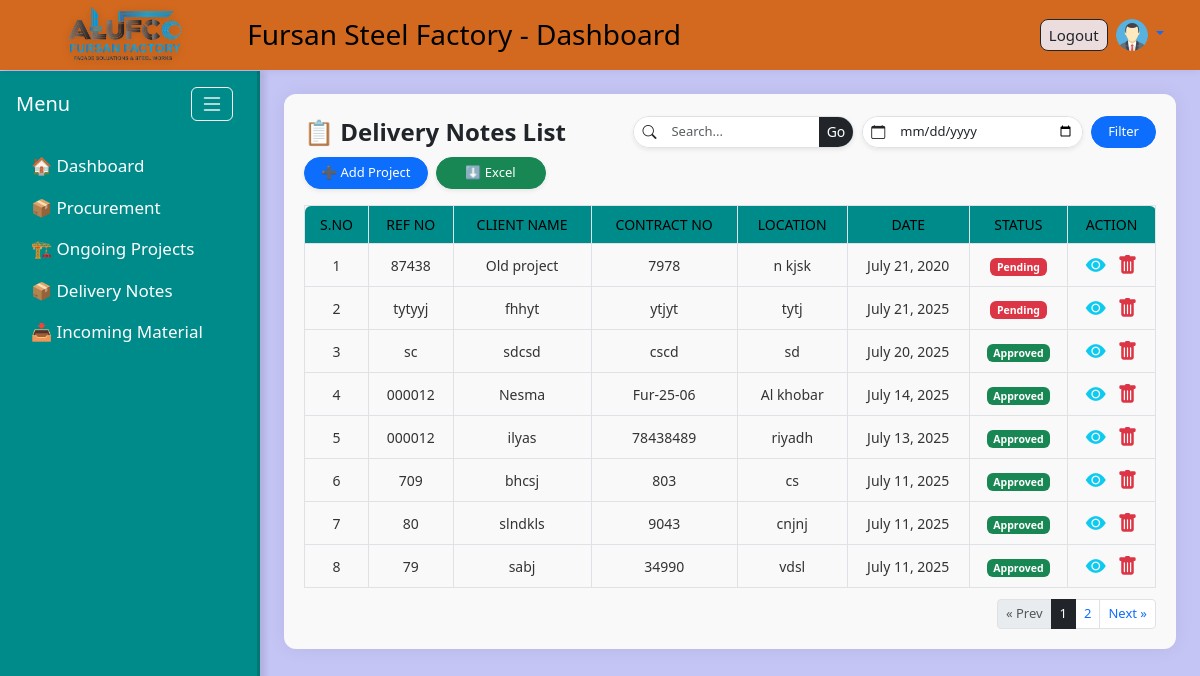
/delivery/ (signed in), run on an earlier commit of the app's database.
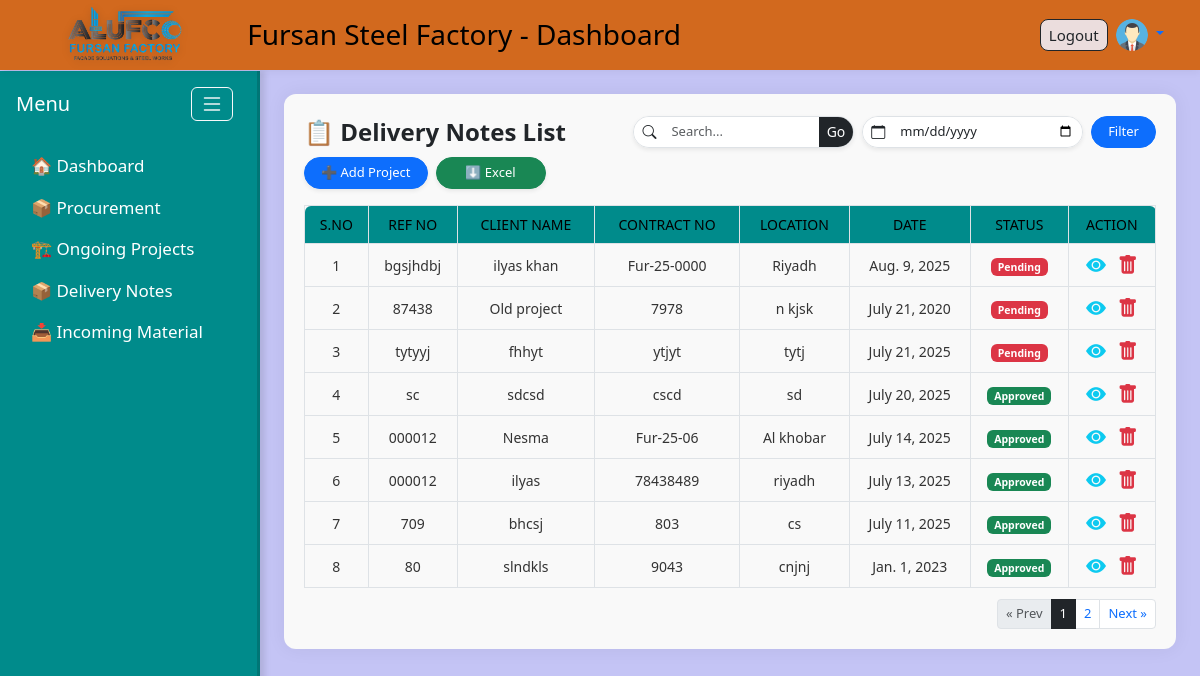
And on a later commit of the database.
### delivery_notes/models.py (models this page shows, shortened)
class DeliveryNote(models.Model):
    ref_number = models.CharField(max_length=100, blank=True, null=True)
    date = models.DateField()
    status = models.CharField(
        max_length=20,
        choices=[('Pending', 'Pending'), ('Approved', 'Approved')],
        default='Pending'
    )
    branch = models.CharField(max_length=100, default="Steel Department")
    client_name = models.CharField(max_length=255, blank=True)
    contract_no = models.CharField(max_length=255, blank=True)
    supply_to = models.CharField(max_length=255, blank=True)
    location = models.CharField(max_length=255, blank=True)
    pdf_file = models.FileField(upload_to='pdfs/', blank=True, null=True)

### delivery_notes/views.py (the view)
# urls.py: path('', views.list_delivery_notes, name='delivery_notes_list'),
@login_required
def list_delivery_notes(request):
    query = request.GET.get('q')
    filter_date = request.GET.get('date')  # ✅ New line
    notes_list = DeliveryNote.objects.all()
    if query:
        notes_list = notes_list.filter(
            Q(ref_number__icontains=query) |
            Q(client_name__icontains=query) |
            Q(contract_no__icontains=query)
        )
    if filter_date:
        date_obj = parse_date(filter_date)
        if date_obj:
            notes_list = notes_list.filter(date=date_obj)  # ✅ Assuming you have `date` field
    notes_list = notes_list.order_by('-id')  # Most recent first
    paginator = Paginator(notes_list, 8)
    page_number = request.GET.get('page')
    notes = paginator.get_page(page_number)
    return render(request, 'delivery_notes/list.html', {
        'notes': notes,
        'query': query,
        'filter_date': filter_date,
    })

### templates/delivery_notes/list.html (shortened to what the changed rows need)
{% extends 'base.html' %}
{% block content %}
<div class="list-wrapper">
    <table class="table table-bordered rounded table-hover delivery-details-table">
        <thead class="table-darkcyan">
            <tr>
                <th>S.No</th>
                <th>Ref No</th>
                <th>Client Name</th>
                <th>Contract No</th>
                <th>Location</th>
                <th>Date</th>
                <th>Status</th>
                <th class="text-center">Action</th>
            </tr>
        </thead>
        <tbody>
        {% for note in notes %}
            <tr>
                <td>{{ forloop.counter0|add:notes.start_index }}</td>
                <td>{{ note.ref_number }}</td>
                <td>{{ note.client_name }}</td>
                <td>{{ note.contract_no }}</td>
                <td>{{ note.location }}</td>
                <td>{{ note.date }}</td>
                <td>
                    {% if note.status == 'Pending' %}
                        <span class="badge bg-danger">Pending</span>
                    {% else %}
                        <span class="badge bg-success">Approved</span>
                    {% endif %}
                </td>
                <td class="text-center">
                    <a href="{% url 'view_delivery_note' note.id %}" class="text-info text-decoration-none me-2">
                        <i class="bi bi-eye-fill fs-5"></i>
                    </a>
                    <a href="{% url 'delete_delivery_note' note.id %}"
                    onclick="return confirm('Are you sure you want to delete this item?')"
                    class="text-decoration-none">
                        <i class="bi bi-trash-fill text-danger fs-5"></i>
                    </a>
                </td>
            </tr>
        {% empty %}
            <tr>
                <td colspan="8" class="text-center text-muted">No records found.</td>
            </tr>
        {% endfor %}
        </tbody>
    </table>
{% if notes.has_other_pages %}
<nav aria-label="Page navigation" class="d-flex justify-content-end" style="margin-top: -20px;">
    <ul class="pagination justify-content-end pagination-sm" style="margin-bottom: 0;">
        {% for num in notes.paginator.page_range %}
            {% if num >= notes.number|add:-4 and num <= notes.number|add:3 %}
                {% if notes.number == num %}
                    <li class="page-item active">
                        <span class="page-link px-2 py-1 bg-dark text-white border-dark">{{ num }}</span>
                    </li>
                {% else %}
                    <li class="page-item">
                        <a class="page-link px-2 py-1" href="?page={{ num }}">{{ num }}</a>
                    </li>
                {% endif %}
            {% endif %}
        {% endfor %}
    </ul>
</nav>
{% endif %}
</div>
{% endblock %}

What changed in the data, as far as the page shows it:
no longer on this page (row edited): DeliveryNote: ref_number "79", client_name "sabj", contract_no "34990", location "vdsl", date "July 11, 2025", status "Approved"
added DeliveryNote: ref_number "bgsjhdbj", client_name "ilyas khan", contract_no "Fur-25-0000", location "Riyadh", date "Aug. 9, 2025", status "Pending"
changed DeliveryNote "slndkls": date "July 11, 2025" → "Jan. 1, 2023"
